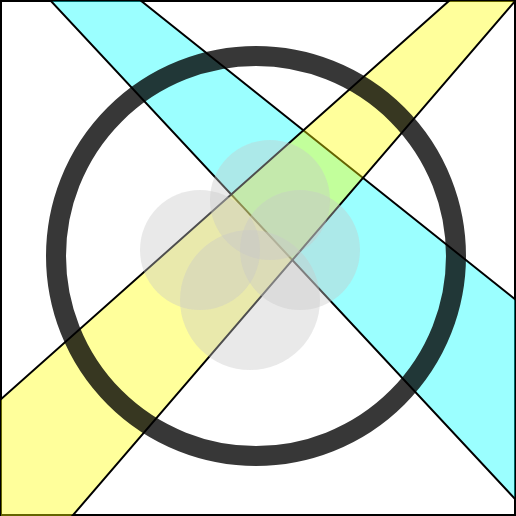
Frame 1 (no input)
Frame 60 (no input): identical to frame 1, image omitted
Frame 120 (the mouse pressed at the canvas centre since frame 60): identical to frame 1, image omitted

The p5.js sketch that drew this single still picture (run headless with seeded random() and noise() and a simulated clock; from frame 60 on, the mouse is pressed at the canvas centre):

// p5.js sketch
// ── sketch.js
function setup() {
  createCanvas(516, 516);
}

function draw() {
  background(255);

  noFill();
  stroke(0);
  strokeWeight(2);
  rect(1, 1, width - 2, height - 2);

  fill(0, 255, 255, 100);
  quad(50, 0, 140, 0, 516, 300, 516, 500);

  fill(255, 255, 0, 100);
  quad(516, 0, 0, 600, 0, 400, 450, 0);

  noFill();
	stroke(0,0,0,200)
  strokeWeight(20);
  ellipse(256, 256, 400, 400);

	noStroke()
	fill(200, 200, 200, 100)
	ellipse(250, 300, 140, 140)
	ellipse(300, 250, 120, 120)
	ellipse(200, 250, 120, 120)
	ellipse(270, 200, 120, 120)
}
